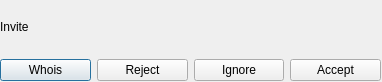
<?xml version="1.0" encoding="UTF-8"?>
<ui version="4.0">
 <class>uiInvite</class>
 <widget class="QDialog" name="uiInvite">
  <property name="geometry">
   <rect>
    <x>0</x>
    <y>0</y>
    <width>382</width>
    <height>82</height>
   </rect>
  </property>
  <property name="minimumSize">
   <size>
    <width>382</width>
    <height>82</height>
   </size>
  </property>
  <property name="maximumSize">
   <size>
    <width>382</width>
    <height>82</height>
   </size>
  </property>
  <property name="windowTitle">
   <string>Invitation</string>
  </property>
  <property name="windowIcon">
   <iconset resource="../scc.qrc">
    <normaloff>:/images/logo16x16.png</normaloff>:/images/logo16x16.png</iconset>
  </property>
  <widget class="QWidget" name="verticalLayoutWidget">
   <property name="geometry">
    <rect>
     <x>0</x>
     <y>0</y>
     <width>381</width>
     <height>81</height>
    </rect>
   </property>
   <layout class="QVBoxLayout" name="verticalLayout">
    <item>
     <widget class="QLabel" name="label_msg">
      <property name="text">
       <string>Invite</string>
      </property>
      <property name="wordWrap">
       <bool>true</bool>
      </property>
     </widget>
    </item>
    <item>
     <layout class="QHBoxLayout" name="horizontalLayout">
      <item>
       <widget class="QPushButton" name="pushButton_whois">
        <property name="text">
         <string>Whois</string>
        </property>
        <property name="flat">
         <bool>false</bool>
        </property>
       </widget>
      </item>
      <item>
       <widget class="QPushButton" name="pushButton_reject">
        <property name="text">
         <string>Reject</string>
        </property>
       </widget>
      </item>
      <item>
       <widget class="QPushButton" name="pushButton_ignore">
        <property name="text">
         <string>Ignore</string>
        </property>
       </widget>
      </item>
      <item>
       <widget class="QPushButton" name="pushButton_accept">
        <property name="text">
         <string>Accept</string>
        </property>
       </widget>
      </item>
     </layout>
    </item>
   </layout>
  </widget>
 </widget>
 <resources>
  <include location="../scc.qrc"/>
 </resources>
 <connections/>
</ui>
